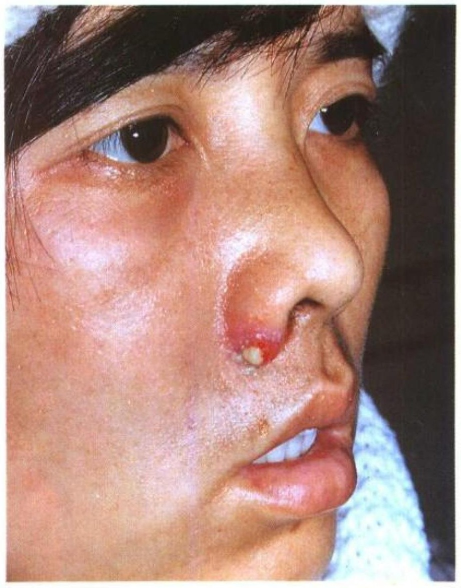
#> input picture server-src/pull-src/tcm-surgery/backend/uploads/book/photos/p032_0.jpg, 921 x 1175 px, given in place of p-029.jpg, which was not available (shown at 1/2 size)
$ python extract_photos.py
#> lines starting #> are read from the running program, lines starting #| are printed output that depends on the picture; after the words box and inside, x2 and y2 are one past the last pixel; in counts of white or black regions, pixels touching at a corner belong together; pictures that were not available may be replaced by others from this repository, and a replacement may not be noted
#> in main, img is the input picture: shape (1175, 921, 3); mean B, G, R 123.8, 134.1, 171.1
"""从疮疡 PDF 提取彩色照片(300 DPI,颜色检测)

用法: cd backend && python3 -m scripts.extract_photos
依赖: opencv-python-headless
"""
import subprocess
import os
import glob

import cv2
import numpy as np

PDF = os.path.expanduser("~/Desktop/中医书/疮疡图谱_10297907.pdf")
OUT_DIR = "uploads/book/photos"

# 各论彩色照片页(精确来自 pdfimages 的 rgb 页分析,跳过目录/序/附方等黑白文字页)
COLOR_PAGES = (
    [29]
    + list(range(31, 41))   # 31-40
    + list(range(42, 52))   # 42-51
    + list(range(53, 60))   # 53-59
    + [61, 62]
    + list(range(64, 69))   # 64-68
    + list(range(70, 75))   # 70-74
    + list(range(76, 93))   # 76-92(排除黑白 93)
    + list(range(94, 102))  # 94-101(排除黑白 102)
    + list(range(103, 139)) # 103-138
)


def detect(img):
    hsv = cv2.cvtColor(img, cv2.COLOR_BGR2HSV)
#> hsv: shape (1175, 921, 3); mean H, S, V 34.1, 77.8, 173.8
    s = hsv[:, :, 1]
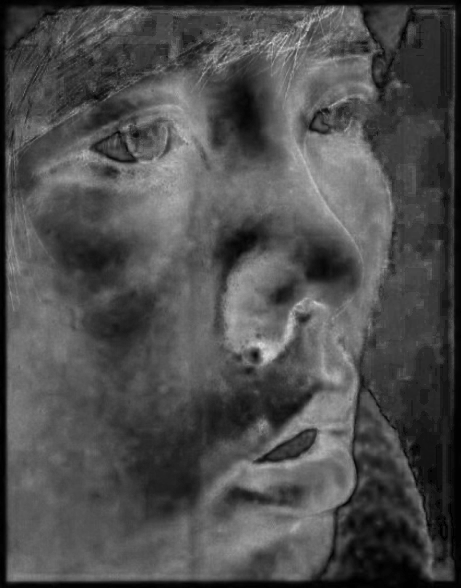
#> s: shape (1175, 921) (shown at 1/2 size); min 0, max 255, mean 77.8
    v = hsv[:, :, 2]
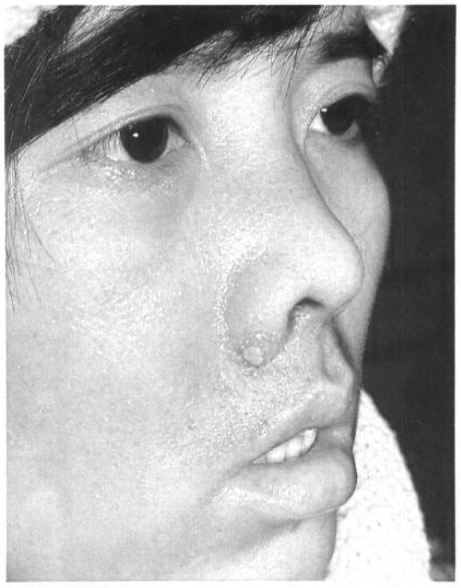
#> v: shape (1175, 921) (shown at 1/2 size); min 20, max 255, mean 173.8
    mask = ((s > 45) & (v > 40) & (v < 248)).astype(np.uint8)
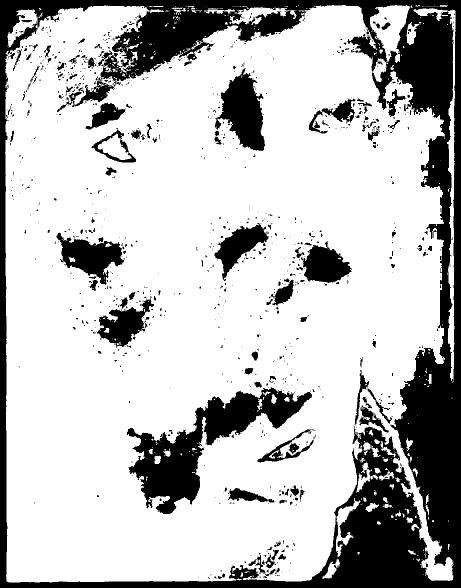
#> mask: shape (1175, 921) (shown at 1/2 size); values 0 (black) and 1 (white), 74.9% white; 1089 black regions (926 under 20 px)
    closed = cv2.morphologyEx(mask, cv2.MORPH_CLOSE, np.ones((11, 11), np.uint8))
    contours, _ = cv2.findContours(closed, cv2.RETR_EXTERNAL, cv2.CHAIN_APPROX_SIMPLE)
#> contours = 11 contours, 6 with area under 20; largest, box (x1, y1, x2, y2) and area: (10, 10, 911, 1165) 966916, (848, 736, 864, 774) 292, (779, 968, 788, 980) 48, (754, 1042, 762, 1049) 30, (748, 981, 753, 991) 30
    regions = []
    for c in contours:
        x, y, w, h = cv2.boundingRect(c)
        if w < 200 or h < 200:
            continue
        ar = w / h
        if ar < 0.35 or ar > 2.8:
            continue
        regions.append((x, y, w, h))
    regions.sort(key=lambda r: (r[1], r[0]))
    return regions


def main():
    os.makedirs("/tmp/cy_hires", exist_ok=True)
    os.makedirs(OUT_DIR, exist_ok=True)
    total = 0
    for pg in COLOR_PAGES:
        f = f"/tmp/cy_hires/p-{pg:03d}.jpg"
        if not os.path.exists(f):
            subprocess.run(
                ["pdftoppm", "-f", str(pg), "-l", str(pg), "-jpeg", "-r", "300", PDF, "/tmp/cy_hires/p"],
                check=True, capture_output=True,
            )
        img = cv2.imread(f)
        if img is None:
            continue
        for i, (x, y, w, h) in enumerate(detect(img)):
            m = 10
            x0, y0 = max(0, x - m), max(0, y - m)
            x1, y1 = min(img.shape[1], x + w + m), min(img.shape[0], y + h + m)
            out = f"{OUT_DIR}/p{pg:03d}_{i}.jpg"
            cv2.imwrite(out, img[y0:y1, x0:x1], [cv2.IMWRITE_JPEG_QUALITY, 93])
            total += 1
#> this loop made 1 pass
#> after the loop, total = 1
#> pass 2 of the loop in main, `for pg in COLOR_PAGES:`:
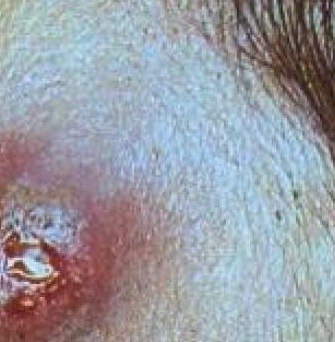
#> input picture server-src/pull-src/tcm-surgery/backend/uploads/book/photos/p034_1.jpg, 335 x 342 px, given in place of p-031.jpg, which was not available
#> in main, img is the input picture: shape (342, 335, 3); mean B, G, R 163.9, 156, 153.8
#> hsv: shape (342, 335, 3); mean H, S, V 89.8, 47.1, 173.9
#> s: shape (342, 335)
#> in detect (call 2), `v = hsv[:, :, 2]`:
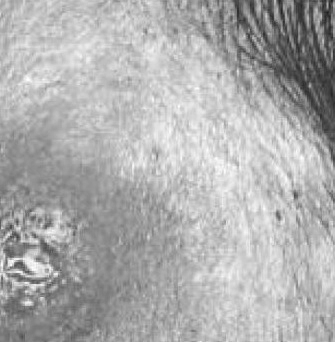
#> v: shape (342, 335); min 30, max 255, mean 173.9
#> in detect (call 2), `mask = ((s > 45) & (v > 40) & (v < 248)).astype(np.uint8)`:
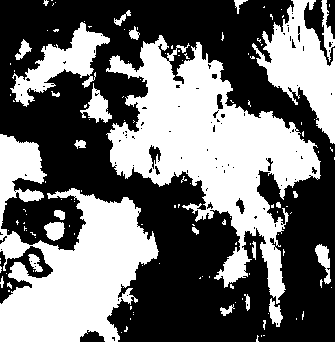
#> mask: shape (342, 335); values 0 (black) and 1 (white), 43.9% white; 133 white regions (106 under 20 px)
#> contours = 15 contours, 5 with area under 20; largest, box (x1, y1, x2, y2) and area: (10, 21, 321, 342) 30730, (0, 134, 159, 342) 21774, (248, 0, 335, 160) 7019, (315, 244, 335, 288) 486, (114, 10, 140, 40) 278
#> the loop in main, `for i, (x, y, w, h) in enumerate(detect(img)):` made 1 pass
#> (x, y, w, h, m, x0, y0, x1) on pass 1: (10, 21, 311, 321, 10, 0, 11, 331)
#> after the loop in main, `for i, (x, y, w, h) in enumerate(detect(img)):`: total = 2
    print(f"✅ 提取完成: {total} 张照片 -> {OUT_DIR}/")
    print("接下来运行: python3 -m scripts.bind_photos 绑定到病种")


if __name__ == "__main__":
#> (the run stopped early here; a loop or call above may not have finished)
